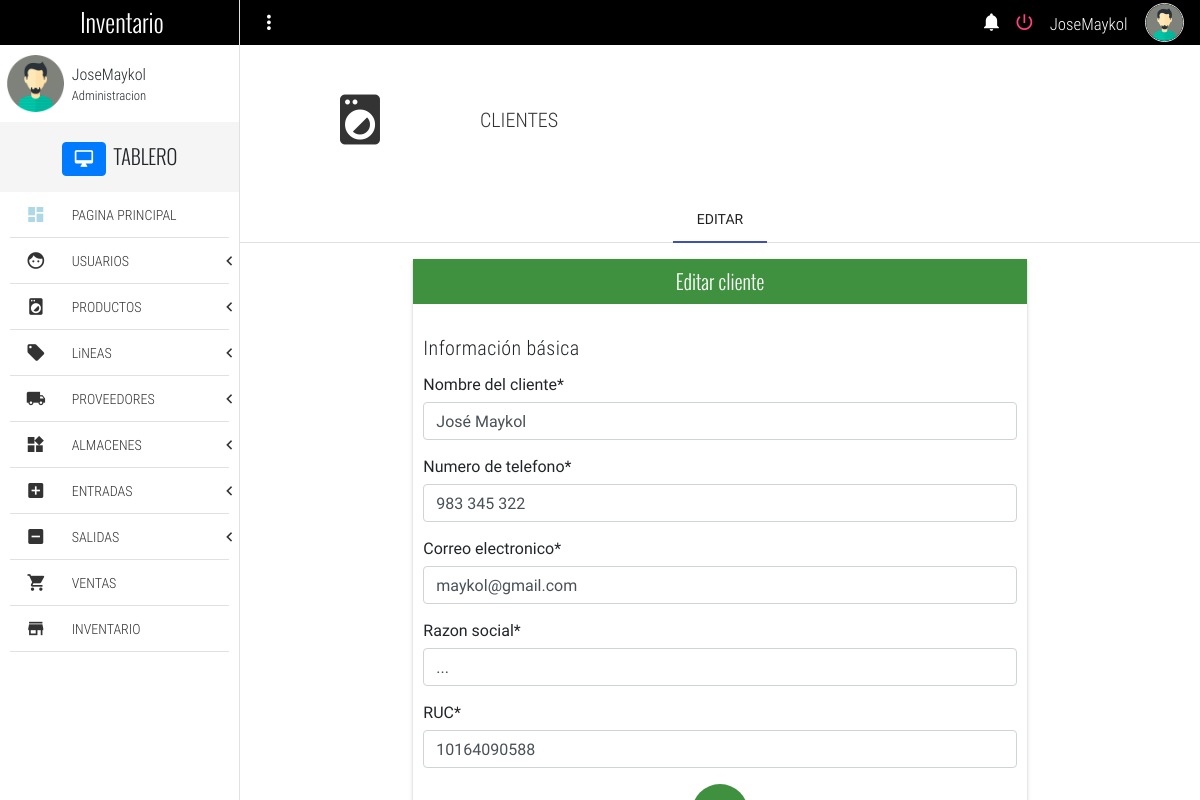
The app's page /editClient/1 (signed in) with its own data.
### Inventario/models.py (models this page shows, shortened)
class Client(models.Model):
    customer_name =  models.CharField(max_length= 60, null= True, verbose_name= "Nombre del cliente")
    phone = models.CharField(max_length=20, null= True, verbose_name= "Numero de telefono")
    email = models.EmailField(null= True, verbose_name= "Correo electronico")
    razon_social = models.CharField(max_length=200,null=True, verbose_name="Razon social")
    RUC =models.CharField(null=True, max_length=11,verbose_name="RUC")
    class Meta:
        verbose_name = "Cliente"
        verbose_name_plural = "Clientes"

### Inventario/views.py (the view)
# urls.py: path('editClient/<int:client_id>', views.editClient, name = 'editClient'),
def editClient(request, client_id):
    instancia = Client.objects.get(id = client_id)
    form = ClientForm(instance = instancia)
    if request.method == "POST":
        form = ClientForm(request.POST, instance = instancia)
        if form.is_valid():
            instancia = form.save(commit = False)
            instancia.save()
        return redirect("listClient")
    return render(request, "editClient.html", {'form' : form})

### Inventario/forms.py
class ClientForm(forms.ModelForm):
	class Meta:
		model = Client
		fields = [
				'customer_name',
				'phone',
				'email',
				'razon_social',
				'RUC',
		]

### Templates/editClient.html (shortened to what this page needs)
{% extends 'base.html' %}
{% load crispy_forms_tags %}
{% block content %}
	<section class="full-width pageContent">
		<section class="full-width header-well">
			<div class="full-width header-well-icon">
				<i class="zmdi zmdi-washing-machine"></i>
			</div>
			<div class="full-width header-well-text">
				<p class="text-condensedLight">
					CLIENTES
				</p>
			</div>
		</section>
		<div class="mdl-tabs mdl-js-tabs mdl-js-ripple-effect">
			<div class="mdl-tabs__tab-bar">
				<a href="#tabNewProduct" class="mdl-tabs__tab is-active">EDITAR</a>
			</div>
			<div class="mdl-tabs__panel is-active" id="tabNewProduct">
				<div class="mdl-grid">
					<div class="mdl-cell mdl-cell--4-col-phone mdl-cell--8-col-tablet mdl-cell--8-col-desktop mdl-cell--2-offset-desktop">
						<div class="full-width panel mdl-shadow--2dp">
							<div class="full-width panel-tittle bg-success text-center tittles">
								Editar cliente
							</div>
							<div class="full-width panel-content">
								<form method="POST" enctype="multipart/form-data">
									<h5 class="text-condensedLight">Información básica</h5>
									{{ form|crispy }}
									<p class="text-center">
										<button class="mdl-button mdl-js-button mdl-button--fab mdl-js-ripple-effect mdl-button--colored bg-success" id="btn-addProduct">
										</button>
									</p>
								</form>
							</div>
						</div>
					</div>
				</div>
			</div>
		</div>
	</section>
{% endblock %}

### Templates/base.html (shortened to what this page needs)
{% load static %}
{% if user.is_authenticated %}
<!DOCTYPE html>
<html lang="es">
<head>
	<link rel="stylesheet" href="https://maxcdn.bootstrapcdn.com/bootstrap/4.5.2/css/bootstrap.min.css">
	<link rel="stylesheet" href="{% static 'css/normalize.css' %}">
	<link rel="stylesheet" href="{% static 'css/sweetalert2.css' %}">
	<link rel="stylesheet" href="{% static 'css/material.min.css'%}">
	<link rel="stylesheet" href="{% static 'css/material-design-iconic-font.min.css' %}">
	<link rel="stylesheet" href="{% static 'css/jquery.mCustomScrollbar.css' %}">
	<link rel="stylesheet" href="{% static 'css/main.css' %}">
</head>
<body>
	<div class="full-width navBar">
		<div class="full-width navBar-options">
			<i class="zmdi zmdi-more-vert btn-menu" id="btn-menu"></i>
			<nav class="navBar-options-list">
				<ul class="list-unstyle ">
					<li class="btn-Notification" id="notifications">
						<i class="zmdi zmdi-notifications"></i>
					</li>
					<li id="logout">
						<a href="logout">
							<i class="zmdi zmdi-power"></i>
						</a>
					</li>
					<li class="text-condensedLight noLink" ><small>{{user.username}}</small></li>
					<li class="noLink">
						<figure>
							<img src="{% static 'assets/img/avatar-male.png' %}" alt="Avatar" class="img-responsive">
						</figure>
					</li>
				</ul>
			</nav>
		</div>
	</div>
	<section class="full-width navLateral">
		<div class="full-width navLateral-bg btn-menu"></div>
		<div class="full-width navLateral-body">
			<div class="full-width navLateral-body-logo text-center tittles">
				 Inventario
			</div>
			<figure class="full-width" style="height: 77px;">
				<div class="navLateral-body-cl">
					<img src="{% static 'assets/img/avatar-male.png' %}" alt="Avatar" class="img-responsive">
				</div>
				<figcaption class="navLateral-body-cr hide-on-tablet">
					<span>
						{{user.username}}<br>
						<small>Administracion</small>
					</span>
				</figcaption>
			</figure>
			<div class="full-width tittles navLateral-body-tittle-menu">
				<i class="zmdi zmdi-desktop-mac btn btn-primary"></i><span class="hide-on-tablet">&nbsp; TABLERO</span>
			</div>
			<nav class="full-width">
				<ul class="full-width list-unstyle menu-principal ">
					<li class="full-width">
						<a href="home" class="full-width">
							<div class="navLateral-body-cl">
								<i class="zmdi zmdi-view-dashboard" style="color:lightblue"></i>
							</div>
							<div class="navLateral-body-cr hide-on-tablet">
								PAGINA PRINCIPAL
							</div>
						</a>
					</li>
					<li class="full-width divider-menu-h"></li>
					<li class="full-width">
						<a href="#" class="full-width btn-subMenu">
							<div class="navLateral-body-cl">
								<i class="zmdi zmdi-face"></i>
							</div>
							<div class="navLateral-body-cr hide-on-tablet">
								USUARIOS
							</div>
							<span class="zmdi zmdi-chevron-left"></span>
						</a>
					</li>
					<li class="full-width divider-menu-h"></li>
					<li class="full-width">
						<a href="#" class="full-width btn-subMenu ">
							<div class="navLateral-body-cl">
								<i class="zmdi zmdi-washing-machine"></i>
							</div>
							<div class="navLateral-body-cr hide-on-tablet">
								PRODUCTOS
							</div>
							<span class="zmdi zmdi-chevron-left"></span>
						</a>
					</li>
										<li class="full-width divider-menu-h"></li>
					<li class="full-width">
						<a href="#" class="full-width btn-subMenu ">
							<div class="navLateral-body-cl">
								<i class="zmdi zmdi-label"></i>
							</div>
							<div class="navLateral-body-cr hide-on-tablet">
								LiNEAS
							</div>
							<span class="zmdi zmdi-chevron-left"></span>
						</a>
					</li>
					<li class="full-width divider-menu-h"></li>
					<li class="full-width">
						<a href="#" class="full-width btn-subMenu" >
							<div class="navLateral-body-cl">
								<i class="zmdi zmdi-truck"></i>
							</div>
							<div class="navLateral-body-cr hide-on-tablet">
								PROVEEDORES
							</div>
							<span class="zmdi zmdi-chevron-left"></span>
						</a>
					</li>
					<li class="full-width divider-menu-h"></li>
					<li class="full-width">
						<a href="#" class="full-width btn-subMenu" >
							<div class="navLateral-body-cl">
								<i class="zmdi zmdi-widgets"></i>
							</div>
							<div class="navLateral-body-cr hide-on-tablet">
								ALMACENES
							</div>
							<span class="zmdi zmdi-chevron-left"></span>
						</a>
					</li>
					<li class="full-width divider-menu-h"></li>
					<li class="full-width">
						<a href="#" class="full-width btn-subMenu" >
							<div class="navLateral-body-cl">
								<i class="zmdi zmdi-plus-square"></i>
							</div>
							<div class="navLateral-body-cr hide-on-tablet">
								ENTRADAS
							</div>
							<span class="zmdi zmdi-chevron-left"></span>
						</a>
					</li>
					<li class="full-width divider-menu-h"></li>
					<li class="full-width">
						<a href="#" class="full-width btn-subMenu" >
							<div class="navLateral-body-cl">
								<i class="zmdi zmdi-minus-square"></i>
							</div>
							<div class="navLateral-body-cr hide-on-tablet">
								SALIDAS
							</div>
							<span class="zmdi zmdi-chevron-left"></span>
						</a>
					</li>
					<li class="full-width divider-menu-h"></li>
					<li class="full-width">
						<a href="sales" class="full-width">
							<div class="navLateral-body-cl">
								<i class="zmdi zmdi-shopping-cart"></i>
							</div>
							<div class="navLateral-body-cr hide-on-tablet">
								VENTAS
							</div>
						</a>
					</li>
					<li class="full-width divider-menu-h"></li>
					<li class="full-width">
						<a href="inventory" class="full-width">
							<div class="navLateral-body-cl">
								<i class="zmdi zmdi-store"></i>
							</div>
							<div class="navLateral-body-cr hide-on-tablet">
								INVENTARIO
							</div>
						</a>
					</li>
					<li class="full-width divider-menu-h"></li>
	</section>
	{% block content %}
	{% endblock %}
</body>
</html>
{% endif %}

### Static/css/main.css (style rules this page uses)
html, body { width: 100%; height: 100%; margin: 0; padding: 0; font-size: 16px; font-family: "RobotoRegular"; position: relative; background-color: #fff; }
.text-condensedLight { font-family: "RobotoCondensedLight"; }
.text-center { text-align: center; }
.tittles { font-family: "OswaldLight"; }
.full-width { margin: 0; padding: 0; width: 100%; box-sizing: border-box; }
.list-unstyle { margin: 0; padding: 0; list-style: none; box-sizing: border-box; }
.img-responsive { width: 100%; height: auto; }
.divider-menu-h { height: 0 !important; border-top: 1px solid #E1E1E1; width: 92% !important; margin: 0 auto !important; }
.panel { height: auto; }
.panel-tittle { height: 45px; display: block; line-height: 45px; color: #fff; font-size: 20px; }
.panel-content { display: block; padding: 10px; }
.header-well, .header-well-icon, .header-well-text { min-height: 150px; height: auto; }
.header-well { position: relative; }
.header-well-icon, .header-well-text { position: absolute; top: 0; color: #333; }
.header-well-icon { left: 0; width: 25%; }
.header-well-icon i, .header-well-text p { position: absolute; top: 50%; display: block; width: 100%; transform: translateY(-50%); }
.header-well-icon i { text-align: center; font-size: 60px; }
.header-well-text { right: 0; width: 75%; }
.header-well-text p { font-size: 20px; margin: 0; padding: 0; }
.bg-success { background-color: #3f903f !important; }
.navBar { background-color: #000000; height: 45px; position: absolute; top: 0; left: 0; z-index: 79; color: #fff; }
.navBar-options { line-height: 45px; height: 45px; position: absolute; width: 80%; top: 0; right: 0; padding: 0; transition: all .3s ease-in-out; }
.navBar-options .zmdi-more-vert, .navBar-options-list { line-height: 45px; position: absolute; top: 0; height: 45px; margin: 0; padding: 0; }
.navBar-options .zmdi-more-vert { width: 40px; left: 0; font-size: 23px; cursor: pointer; user-select: none; text-align: center; outline: none; margin-left: 9px; }
.navBar-options-list { right: 9px; }
.navBar-options-list .noLink { cursor: inherit !important; }
.navBar-options-list ul { height: 45px; }
.navBar-options-list ul li { height: 45px; line-height: 45px; cursor: pointer; display: inline-block; padding: 0 7px; font-size: 21px; -moz-user-select: none; -webkit-user-select: none; -ms-user-select: none; }
.navBar-options-list ul li { outline: none; }
.navBar-options-list ul li figure, .navBar-options-list ul li figure img { margin: 0; padding: 0; padding-top: 0; margin-top: 0; box-sizing: border-box; }
.navBar-options-list ul li figure { height: 45px; }
.navBar-options-list ul li figure img { border: 1px solid #E1E1E1; border-radius: 50%; width: 39px; height: 39px; margin-bottom: 3px; }
.navLateral, .pageContent, .navLateral-body, .navLateral-bg { position: absolute; top: 0; height: 100%; }
.navLateral { left: 0; width: 20%; z-index: 80; border-right: 1px solid #E1E1E1; transition: all .3s ease-in-out; }
.navLateral-body { background-color: #fff; z-index: 82; left: 0; padding-bottom: 30px; }
.navLateral-body-logo { height: 45px; line-height: 45px; color: #fff; width: 100%; font-size: 25px; background-color: #000000; }
.navLateral-body-cl, .navLateral-body-cr { box-sizing: border-box; height: 77px; float: left; margin: 0; padding: 0; position: relative; }
.navLateral-body-cl { width: 30%; }
.navLateral-body-cl img { width: 57px; height: 57px; margin: 0 auto; display: block; margin-top: 10px; }
.navLateral-body-cr { width: 70%; font-family: "RobotoCondensedLight"; }
.navLateral-body-cr span { position: absolute; top: 50%; left: 50%; transform: translate(-50%, -50%); display: block; width: 100%; }
.navLateral-body-tittle-menu { height: 70px; line-height: 70px; font-size:20px; background-color: #F5F5F5; text-align: center; }
.menu-principal li, .menu-principal li a { display: block; }
.menu-principal li a { height: 45px; color: #333; position: relative; transition: all .3s ease-in-out; }
.menu-principal li a div.navLateral-body-cl, .menu-principal li a div.navLateral-body-cr { height: 45px; line-height: 45px; }
.menu-principal li a div.navLateral-body-cl { text-align: center; font-size: 20px; }
.btn-subMenu span { position: absolute; top: 0; right: 7px; line-height: 45px; height: 45px; font-size: 19px; }
.pageContent { padding-top: 45px; right: 0; width: 80%; z-index: 77; background-color: #fff; transition: all .3s ease-in-out; }

### records on screen
Client: customer_name "José Maykol", phone "983 345 322", email "maykol@gmail.com", razon_social "...", RUC "10164090588"

### other values on screen
{{ user.username }} "JoseMaykol"
